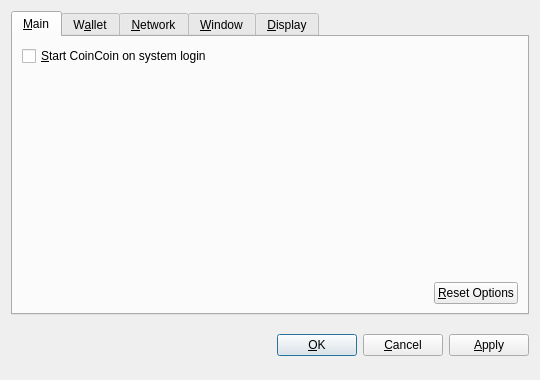
<?xml version="1.0" encoding="UTF-8"?>
<ui version="4.0">
 <class>OptionsDialog</class>
 <widget class="QDialog" name="OptionsDialog">
  <property name="geometry">
   <rect>
    <x>0</x>
    <y>0</y>
    <width>540</width>
    <height>380</height>
   </rect>
  </property>
  <property name="windowTitle">
   <string>Options</string>
  </property>
  <property name="modal">
   <bool>true</bool>
  </property>
  <layout class="QVBoxLayout" name="verticalLayout">
   <item>
    <widget class="QTabWidget" name="tabWidget">
     <property name="tabPosition">
      <enum>QTabWidget::North</enum>
     </property>
     <property name="currentIndex">
      <number>0</number>
     </property>
     <widget class="QWidget" name="tabMain">
      <attribute name="title">
       <string>&amp;Main</string>
      </attribute>
      <layout class="QVBoxLayout" name="verticalLayout_Main">
       <item>
        <widget class="QCheckBox" name="bitcoinAtStartup">
         <property name="toolTip">
          <string>Automatically start CoinCoin after logging in to the system.</string>
         </property>
         <property name="text">
          <string>&amp;Start CoinCoin on system login</string>
         </property>
        </widget>
       </item>
       <item>
        <spacer name="verticalSpacer_Main">
         <property name="orientation">
          <enum>Qt::Vertical</enum>
         </property>
         <property name="sizeHint" stdset="0">
          <size>
           <width>20</width>
           <height>40</height>
          </size>
         </property>
        </spacer>
       </item>
       <item>
        <layout class="QHBoxLayout" name="horizontalLayout_2_Main">
         <item>
          <spacer name="horizontalSpacer_2_Main">
           <property name="orientation">
            <enum>Qt::Horizontal</enum>
           </property>
           <property name="sizeHint" stdset="0">
            <size>
             <width>40</width>
             <height>20</height>
            </size>
           </property>
          </spacer>
         </item>
         <item>
          <widget class="QPushButton" name="resetButton">
           <property name="toolTip">
            <string>Reset all client options to default.</string>
           </property>
           <property name="text">
            <string>&amp;Reset Options</string>
           </property>
           <property name="autoDefault">
            <bool>false</bool>
           </property>
          </widget>
         </item>
        </layout>
       </item>
      </layout>
     </widget>
     <widget class="QWidget" name="tabWallet">
      <attribute name="title">
       <string>W&amp;allet</string>
      </attribute>
      <layout class="QVBoxLayout" name="verticalLayout_Network">
       <item>
        <widget class="QLabel" name="transactionFeeInfoLabel">
         <property name="text">
          <string>Optional transaction fee per kB that helps make sure your transactions are processed quickly. Most transactions are 1 kB.</string>
         </property>
         <property name="textFormat">
          <enum>Qt::PlainText</enum>
         </property>
         <property name="wordWrap">
          <bool>true</bool>
         </property>
        </widget>
       </item>
       <item>
        <layout class="QHBoxLayout" name="horizontalLayout_1_Main">
         <item>
          <widget class="QLabel" name="transactionFeeLabel">
           <property name="text">
            <string>Pay transaction &amp;fee</string>
           </property>
           <property name="textFormat">
            <enum>Qt::PlainText</enum>
           </property>
           <property name="buddy">
            <cstring>transactionFee</cstring>
           </property>
          </widget>
         </item>
         <item>
          <widget class="BitcoinAmountField" name="transactionFee"/>
         </item>
         <item>
          <spacer name="horizontalSpacer_1_Main">
           <property name="orientation">
            <enum>Qt::Horizontal</enum>
           </property>
           <property name="sizeHint" stdset="0">
            <size>
             <width>40</width>
             <height>20</height>
            </size>
           </property>
          </spacer>
         </item>
        </layout>
       </item>
       <item>
        <widget class="QLabel" name="label">
         <property name="text">
          <string>If you disable the spending of unconfirmed change, the change from a transaction cannot be used until that transaction has at least one confirmation. This also affects how your balance is computed.</string>
         </property>
         <property name="wordWrap">
          <bool>true</bool>
         </property>
        </widget>
       </item>
       <item>
        <widget class="QCheckBox" name="spendZeroConfChange">
         <property name="text">
          <string>Spend unconfirmed change  (experts only)</string>
         </property>
        </widget>
       </item>
       <item>
        <spacer name="verticalSpacer">
         <property name="orientation">
          <enum>Qt::Vertical</enum>
         </property>
         <property name="sizeHint" stdset="0">
          <size>
           <width>20</width>
           <height>40</height>
          </size>
         </property>
        </spacer>
       </item>
      </layout>
     </widget>
     <widget class="QWidget" name="tabNetwork">
      <attribute name="title">
       <string>&amp;Network</string>
      </attribute>
      <layout class="QVBoxLayout" name="verticalLayout_Network">
       <item>
        <widget class="QCheckBox" name="mapPortUpnp">
         <property name="toolTip">
          <string>Automatically open the CoinCoin client port on the router. This only works when your router supports UPnP and it is enabled.</string>
         </property>
         <property name="text">
          <string>Map port using &amp;UPnP</string>
         </property>
        </widget>
       </item>
       <item>
        <widget class="QCheckBox" name="connectSocks">
         <property name="toolTip">
          <string>Connect to the CoinCoin network through a SOCKS proxy (e.g. when connecting through Tor).</string>
         </property>
         <property name="text">
          <string>&amp;Connect through SOCKS proxy:</string>
         </property>
        </widget>
       </item>
       <item>
        <layout class="QHBoxLayout" name="horizontalLayout_Network">
         <item>
          <widget class="QLabel" name="proxyIpLabel">
           <property name="text">
            <string>Proxy &amp;IP:</string>
           </property>
           <property name="textFormat">
            <enum>Qt::PlainText</enum>
           </property>
           <property name="buddy">
            <cstring>proxyIp</cstring>
           </property>
          </widget>
         </item>
         <item>
          <widget class="QValidatedLineEdit" name="proxyIp">
           <property name="maximumSize">
            <size>
             <width>140</width>
             <height>16777215</height>
            </size>
           </property>
           <property name="toolTip">
            <string>IP address of the proxy (e.g. 127.0.0.1)</string>
           </property>
          </widget>
         </item>
         <item>
          <widget class="QLabel" name="proxyPortLabel">
           <property name="text">
            <string>&amp;Port:</string>
           </property>
           <property name="textFormat">
            <enum>Qt::PlainText</enum>
           </property>
           <property name="buddy">
            <cstring>proxyPort</cstring>
           </property>
          </widget>
         </item>
         <item>
          <widget class="QLineEdit" name="proxyPort">
           <property name="maximumSize">
            <size>
             <width>55</width>
             <height>16777215</height>
            </size>
           </property>
           <property name="toolTip">
            <string>Port of the proxy (e.g. 9050)</string>
           </property>
          </widget>
         </item>
         <item>
          <widget class="QLabel" name="socksVersionLabel">
           <property name="text">
            <string>SOCKS &amp;Version:</string>
           </property>
           <property name="textFormat">
            <enum>Qt::PlainText</enum>
           </property>
           <property name="buddy">
            <cstring>socksVersion</cstring>
           </property>
          </widget>
         </item>
         <item>
          <widget class="QValueComboBox" name="socksVersion">
           <property name="toolTip">
            <string>SOCKS version of the proxy (e.g. 5)</string>
           </property>
          </widget>
         </item>
         <item>
          <spacer name="horizontalSpacer_Network">
           <property name="orientation">
            <enum>Qt::Horizontal</enum>
           </property>
           <property name="sizeHint" stdset="0">
            <size>
             <width>40</width>
             <height>20</height>
            </size>
           </property>
          </spacer>
         </item>
        </layout>
       </item>
       <item>
        <spacer name="verticalSpacer_Network">
         <property name="orientation">
          <enum>Qt::Vertical</enum>
         </property>
         <property name="sizeHint" stdset="0">
          <size>
           <width>20</width>
           <height>40</height>
          </size>
         </property>
        </spacer>
       </item>
      </layout>
     </widget>
     <widget class="QWidget" name="tabWindow">
      <attribute name="title">
       <string>&amp;Window</string>
      </attribute>
      <layout class="QVBoxLayout" name="verticalLayout_Window">
       <item>
        <widget class="QCheckBox" name="minimizeToTray">
         <property name="toolTip">
          <string>Show only a tray icon after minimizing the window.</string>
         </property>
         <property name="text">
          <string>&amp;Minimize to the tray instead of the taskbar</string>
         </property>
        </widget>
       </item>
       <item>
        <widget class="QCheckBox" name="minimizeOnClose">
         <property name="toolTip">
          <string>Minimize instead of exit the application when the window is closed. When this option is enabled, the application will be closed only after selecting Quit in the menu.</string>
         </property>
         <property name="text">
          <string>M&amp;inimize on close</string>
         </property>
        </widget>
       </item>
       <item>
        <spacer name="verticalSpacer_Window">
         <property name="orientation">
          <enum>Qt::Vertical</enum>
         </property>
         <property name="sizeHint" stdset="0">
          <size>
           <width>20</width>
           <height>40</height>
          </size>
         </property>
        </spacer>
       </item>
      </layout>
     </widget>
     <widget class="QWidget" name="tabDisplay">
      <attribute name="title">
       <string>&amp;Display</string>
      </attribute>
      <layout class="QVBoxLayout" name="verticalLayout_Display">
       <item>
        <layout class="QHBoxLayout" name="horizontalLayout_1_Display">
         <item>
          <widget class="QLabel" name="langLabel">
           <property name="text">
            <string>User Interface &amp;language:</string>
           </property>
           <property name="textFormat">
            <enum>Qt::PlainText</enum>
           </property>
           <property name="buddy">
            <cstring>lang</cstring>
           </property>
          </widget>
         </item>
         <item>
          <widget class="QValueComboBox" name="lang">
           <property name="toolTip">
            <string>The user interface language can be set here. This setting will take effect after restarting CoinCoin.</string>
           </property>
          </widget>
         </item>
        </layout>
       </item>
       <item>
        <layout class="QHBoxLayout" name="horizontalLayout_2_Display">
         <item>
          <widget class="QLabel" name="unitLabel">
           <property name="text">
            <string>&amp;Unit to show amounts in:</string>
           </property>
           <property name="textFormat">
            <enum>Qt::PlainText</enum>
           </property>
           <property name="buddy">
            <cstring>unit</cstring>
           </property>
          </widget>
         </item>
         <item>
          <widget class="QValueComboBox" name="unit">
           <property name="toolTip">
            <string>Choose the default subdivision unit to show in the interface and when sending coins.</string>
           </property>
          </widget>
         </item>
        </layout>
       </item>
       <item>
        <widget class="QCheckBox" name="displayAddresses">
         <property name="toolTip">
          <string>Whether to show CoinCoin addresses in the transaction list or not.</string>
         </property>
         <property name="text">
          <string>&amp;Display addresses in transaction list</string>
         </property>
        </widget>
       </item>
       <item>
        <widget class="QCheckBox" name="coinControlFeatures">
         <property name="toolTip">
          <string>Whether to show coin control features or not.</string>
         </property>
         <property name="text">
          <string>Display coin &amp;control features (experts only!)</string>
         </property>
        </widget>
       </item>
       <item>
        <spacer name="verticalSpacer_Display">
         <property name="orientation">
          <enum>Qt::Vertical</enum>
         </property>
         <property name="sizeHint" stdset="0">
          <size>
           <width>20</width>
           <height>40</height>
          </size>
         </property>
        </spacer>
       </item>
      </layout>
     </widget>
    </widget>
   </item>
   <item>
    <layout class="QHBoxLayout" name="horizontalLayout_Buttons">
     <item>
      <spacer name="horizontalSpacer_1">
       <property name="orientation">
        <enum>Qt::Horizontal</enum>
       </property>
       <property name="sizeHint" stdset="0">
        <size>
         <width>40</width>
         <height>48</height>
        </size>
       </property>
      </spacer>
     </item>
     <item>
      <widget class="QLabel" name="statusLabel">
       <property name="font">
        <font>
         <weight>75</weight>
         <bold>true</bold>
        </font>
       </property>
       <property name="text">
        <string/>
       </property>
       <property name="textFormat">
        <enum>Qt::PlainText</enum>
       </property>
       <property name="wordWrap">
        <bool>true</bool>
       </property>
      </widget>
     </item>
     <item>
      <spacer name="horizontalSpacer_2">
       <property name="orientation">
        <enum>Qt::Horizontal</enum>
       </property>
       <property name="sizeHint" stdset="0">
        <size>
         <width>40</width>
         <height>48</height>
        </size>
       </property>
      </spacer>
     </item>
     <item>
      <widget class="QPushButton" name="okButton">
       <property name="text">
        <string>&amp;OK</string>
       </property>
      </widget>
     </item>
     <item>
      <widget class="QPushButton" name="cancelButton">
       <property name="text">
        <string>&amp;Cancel</string>
       </property>
       <property name="autoDefault">
        <bool>false</bool>
       </property>
      </widget>
     </item>
     <item>
      <widget class="QPushButton" name="applyButton">
       <property name="text">
        <string>&amp;Apply</string>
       </property>
       <property name="autoDefault">
        <bool>false</bool>
       </property>
      </widget>
     </item>
    </layout>
   </item>
  </layout>
 </widget>
 <customwidgets>
  <customwidget>
   <class>BitcoinAmountField</class>
   <extends>QSpinBox</extends>
   <header>bitcoinamountfield.h</header>
  </customwidget>
  <customwidget>
   <class>QValueComboBox</class>
   <extends>QComboBox</extends>
   <header>qvaluecombobox.h</header>
  </customwidget>
  <customwidget>
   <class>QValidatedLineEdit</class>
   <extends>QLineEdit</extends>
   <header>qvalidatedlineedit.h</header>
  </customwidget>
 </customwidgets>
 <resources/>
 <connections/>
</ui>
